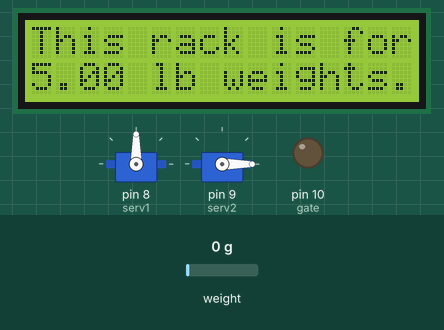
A sketch run on a simulated Arduino Uno, built with avr-gcc and run on an emulated ATmega328P. Shown: 16×2 character LCD, 2 × servo, output pins drawn as LEDs (lit = HIGH). The inputs (shaded band) are chosen by the test bench; at power-on: weight on the scale 0 g. What the sketch prints to the serial monitor is not drawn.

Above: at 2.3 s.
2.4 s: weight on the scale set to 4438 g
5.4 s: weight on the scale set to 4586 g
6.9 s: weight on the scale set to 4843 g
9.9 s: weight on the scale set to 4953 g
Timing chart, 0 to 12.4 s (numbered marks = the images above; inputs shaded):
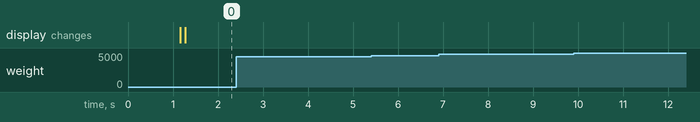

The sketch:

Weight_cleaner.ino
```cpp
#include <HX711.h>

#define calibration_factor 9450.0 //This value is obtained using the SparkFun_HX711_Calibration sketch

#define DOUT  3
#define CLK  2

HX711 scale;

float dumbbell_weight = 5.0;
float current_weight;
float prev_weight = 0.0;

//timer
unsigned long delayStart = 0; // the time the delay started
bool delayRunning = false; // true if still waiting for delay to finish

//fan
int gate = 10;
int pushCounter = 0;
int lastButtonState =0;
int buttonState = 0;

//Servo motors for spray bottle
#include <Servo.h>  // servo library
const int serv1 = 8, serv2 = 9;
Servo servo1;
Servo servo2;


// include the library code:
#include <LiquidCrystal.h>

// initialize the library by associating any needed LCD interface pin
// with the arduino pin number it is connected to
const int rs = 12, en = 11, d4 = 7, d5 = 6, d6 = 5, d7 = 4;
LiquidCrystal lcd(rs, en, d4, d5, d6, d7);

bool showweight= false;

void setup() {
  // put your setup code here, to run once:
  Serial.begin(9600);
  Serial.println("Dumbell Weight Testing");

  scale.begin(DOUT, CLK);
  scale.set_scale(calibration_factor); //This value is obtained by using the SparkFun_HX711_Calibration sketch
  scale.tare(); //Assuming there is no weight on the scale at start up, reset the scale to 0

  Serial.println("Readings:");

  Serial.print("Reading: ");
  current_weight = scale.get_units(); //scale.get_units() returns a float
  Serial.print(current_weight, 1);
  Serial.print(" lbs"); //You can change this to kg but you'll need to refactor the calibration_factor
  Serial.println();

  pinMode(gate, OUTPUT);
  digitalWrite(gate,LOW);
  delayRunning = false; // not started yet

  // set up the LCD's number of columns and rows:
  lcd.begin(16, 2);
  lcd.display();

  //Servos
  servo1.attach(serv1);
  servo2.attach(serv2);
  servo1.write(90);
  servo2.write(0);
}

void loop() {
  // put your main code here, to run repeatedly:
  //measure current weight on rack
  Serial.print("Reading: ");
  prev_weight = current_weight;
  current_weight = scale.get_units(); //scale.get_units() returns a float

  Serial.print(current_weight, 1);
  Serial.print(" lbs"); //You can change this to kg but you'll need to refactor the calibration_factor
  Serial.println();
  // if weight has just been put back onto the rack (current wight just changed over to == dumbell weight)
  if(abs(current_weight - prev_weight) >= 0.3 && current_weight >= dumbbell_weight - 0.5 && current_weight <= dumbbell_weight + 0.5){
      clean();
      lcd.clear();
      lcd.print(current_weight); lcd.print(" lbs");
      showweight=true;
  }


  // check if delay has timed out after 10sec == 10000mS
  if (delayRunning && ((millis() - delayStart) >= 10000)) {
    delayRunning = false; // // prevent this code being run more then once
    digitalWrite(gate, LOW); // turn fan off
    Serial.println("Turned Fan Off");
    showweight=false;
  }
  // check if weight is taken off
  if (abs(current_weight - prev_weight) >= 0.3 && current_weight < dumbbell_weight - 0.5 || current_weight > dumbbell_weight + 0.5) {
    delayRunning = false; // // prevent this code being run more then once
    digitalWrite(gate, LOW); // turn fan off
    Serial.println("Turned Fan Off");
    showweight=false;
  }

  if(showweight==false  && current_weight < dumbbell_weight - 0.5 || current_weight > dumbbell_weight + 0.5){
    lcd.clear();
    lcd.print("This rack is for");
    lcd.setCursor(0,1);
    lcd.print(dumbbell_weight);
    lcd.print(" lb weights.");
    lcd.setCursor(0,0);
  }
}

void clean(){
  spray();
  fan();
}

void spray(){
  //move motor to make bottle spray
  servo1.write(180);
  servo2.write(169);

  delay(500);

  //move motor back to starting position
  servo1.write(90);
  servo2.write(-169);
}

void fan(){
  //turn on fans
  Serial.println("on");
  digitalWrite(gate,HIGH);
  delayStart = millis();   // start delay
  delayRunning = true; // not finished yet
}
```

Measured:
- after the input at 2.4 s, every drawn part: stays the same
- after the input at 5.4 s, every drawn part: stays the same
- after the input at 6.9 s, every drawn part: stays the same
- after the input at 9.9 s, every drawn part: stays the same
